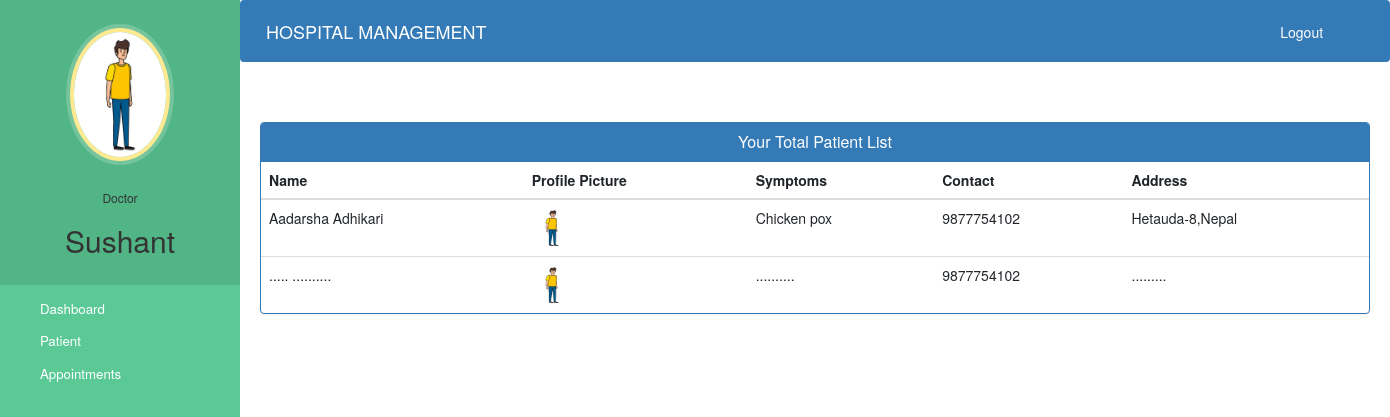
The app's page /doctor-view-patient (signed in) with its own data.
### hospital/models.py (models this page shows, shortened)
class Doctor(models.Model):
    user=models.OneToOneField(User,on_delete=models.CASCADE)
    profile_pic= models.ImageField(upload_to='profile_pic/DoctorProfilePic/',null=True,blank=True)
    address = models.CharField(max_length=40)
    mobile = models.CharField(max_length=20,null=True)
    department= models.CharField(max_length=50,choices=departments,default='Cardiologist')
    status=models.BooleanField(default=False)

class Patient(models.Model):
    user=models.OneToOneField(User,on_delete=models.CASCADE)
    profile_pic= models.ImageField(upload_to='profile_pic/PatientProfilePic/',null=True,blank=True)
    address = models.CharField(max_length=40)
    mobile = models.CharField(max_length=20,null=False)
    symptoms = models.CharField(max_length=100,null=False)
    assignedDoctorId = models.PositiveIntegerField(null=True)
    admitDate=models.DateField(auto_now=True)
    status=models.BooleanField(default=False)
    @property
    def get_name(self):
        return self.user.first_name+" "+self.user.last_name

### hospital/views.py (the view)
# urls.py: path('doctor-view-patient', views.doctor_view_patient_view,name='doctor-view-patient'),
@login_required(login_url='doctorlogin')
@user_passes_test(is_doctor)
def doctor_view_patient_view(request):
    patients=models.Patient.objects.all().filter(status=True,assignedDoctorId=request.user.id)
    doctor=models.Doctor.objects.get(user_id=request.user.id) #for profile picture of doctor in sidebar
    return render(request,'hospital/doctor_view_patient.html',{'patients':patients,'doctor':doctor})

### hospital/views.py (called while the page is built)
def is_doctor(user):
    return user.groups.filter(name='DOCTOR').exists()

### templates/hospital/doctor_view_patient.html (shortened to what this page needs)
{% extends 'hospital/doctor_base.html' %}
{% block content %}
{%load static%}
<head>
  <link href="//netdna.bootstrapcdn.com/bootstrap/3.0.0/css/bootstrap.min.css" rel="stylesheet" id="bootstrap-css">
</head>
<div class="container">
  <div class="panel panel-primary">
    <div class="panel-heading">
      <h6 class="panel-title">Your Total Patient List</h6>
    </div>
    <table class="table table-hover" id="dev-table">
      <thead>
        <tr>
          <th>Name</th>
          <th>Profile Picture</th>
          <th>Symptoms</th>
          <th>Contact</th>
          <th>Address</th>
        </tr>
      </thead>
      {% for p in patients %}
      <tr>
        <td> {{p.get_name}}</td>
        <td> <img src="{% static p.profile_pic.url %}" alt="Profile Pic" height="40px" width="40px" /></td>
        <td>{{p.symptoms}}</td>
        <td>{{p.mobile}}</td>
        <td>{{p.address}}</td>
      </tr>
      {% endfor %}
    </table>
  </div>
</div>
{% endblock content %}

### templates/hospital/doctor_base.html (shortened to what this page needs)
<!DOCTYPE html>
{% load static %}
<html lang="en">
<head>
  <link rel="stylesheet" href="https://stackpath.bootstrapcdn.com/bootstrap/4.3.1/css/bootstrap.min.css">
  <link rel="stylesheet" href="https://maxcdn.bootstrapcdn.com/font-awesome/4.7.0/css/font-awesome.min.css">
</head>
<body>
  <nav class="menu" tabindex="0">
    <header class="avatar">
      <img src="{% static doctor.profile_pic.url %}" alt="Profile Pic" />
      <br><br>
      <h6>Doctor</h6>
      <h2>{{request.user.first_name}}</h2>
    </header>
    <ul>
      <li tabindex="0" class="icon-dashboard"> <a style="color:white; text-decoration:none;" href="/doctor-dashboard"><span>Dashboard</span></a> </li>
      <li tabindex="0" class="icon-users"> <a style="color:white; text-decoration:none;" href="/doctor-patient"><span>Patient</span></a></li>
      <li tabindex="0" class="icon-calendar"> <a style="color:white; text-decoration:none;" href="/doctor-appointment"><span>Appointments</span></a></li>
    </ul>
  </nav>
  <main>
<div class="bs-example">
  <nav class="navbar navbar-expand-md navbar-dark fixed-top" style="background:#337AB7;">
    <a href="/doctor-dashboard" class="navbar-brand">HOSPITAL MANAGEMENT</a>
    <div class="collapse navbar-collapse justify-content-between" id="navbarCollapse">
      <div class="navbar-nav" style="margin-left: 90%;">
        <form method="post" action="{% url 'logout' %}" style="display:inline;">
          <button type="submit" class="btn btn-link nav-item nav-link" style="color:white; text-decoration: none; padding: 0; border: none; background: none;">
            Logout
          </button>
        </form>
      </div>
    </div>
  </nav>
</div>
    <br><br>
    {% block content %}
    {% endblock content %}
    <br><br><br><br><br><br><br>
  </main>
</body>
</html>

### templates/hospital/doctor_base.html (style rules this page uses)
a:link { text-decoration: none; }
a { color: white; }
body { padding-left: 240px; }
main { position: relative; height: 100vh; }
.menu { background: #5bc995; height: 100vh; width: 240px; position: fixed; top: 0px; left: 0; z-index: 5; outline: none; }
.menu .avatar { background: rgba(0, 0, 0, 0.1); padding: 2em 0.5em; text-align: center; }
.menu .avatar img { width: 100px; border-radius: 50%; overflow: hidden; border: 4px solid #ffea92; box-shadow: 0 0 0 4px rgba(255, 255, 255, 0.2); }
.menu .avatar h2 { font-weight: normal; margin-bottom: 0; }
.menu ul { list-style: none; padding: 0.5em 0; margin: 0; }
.menu ul li { padding: 0.5em 1em 0.5em 3em; font-size: 0.95em; font-weight: regular; background-repeat: no-repeat; background-position: left 15px center; background-size: auto 20px; transition: all 0.15s linear; cursor: pointer; }
.menu ul li.icon-dashboard { background-image: url("http://www.entypo.com/images//gauge.svg"); }
.menu ul li.icon-users { background-image: url("http://www.entypo.com/images//users.svg"); }
.menu ul li.icon-calendar { background-image: url("http://www.entypo.com/images//calendar.svg"); }

### templates/hospital/doctor_view_patient.html (style rules this page uses)
a:link { text-decoration: none; }
h6 { text-align: center; }

### records on screen
Doctor: profile_pic (picture)
Patient: get_name "Aadarsha Adhikari", profile_pic (picture), symptoms "Chicken pox", mobile "9877754102", address "Hetauda-8,Nepal"
Patient: get_name "..... ..........", profile_pic (picture), symptoms "..........", mobile "9877754102", address "........."

### other values on screen
{{ request.user.first_name }} "Sushant"
